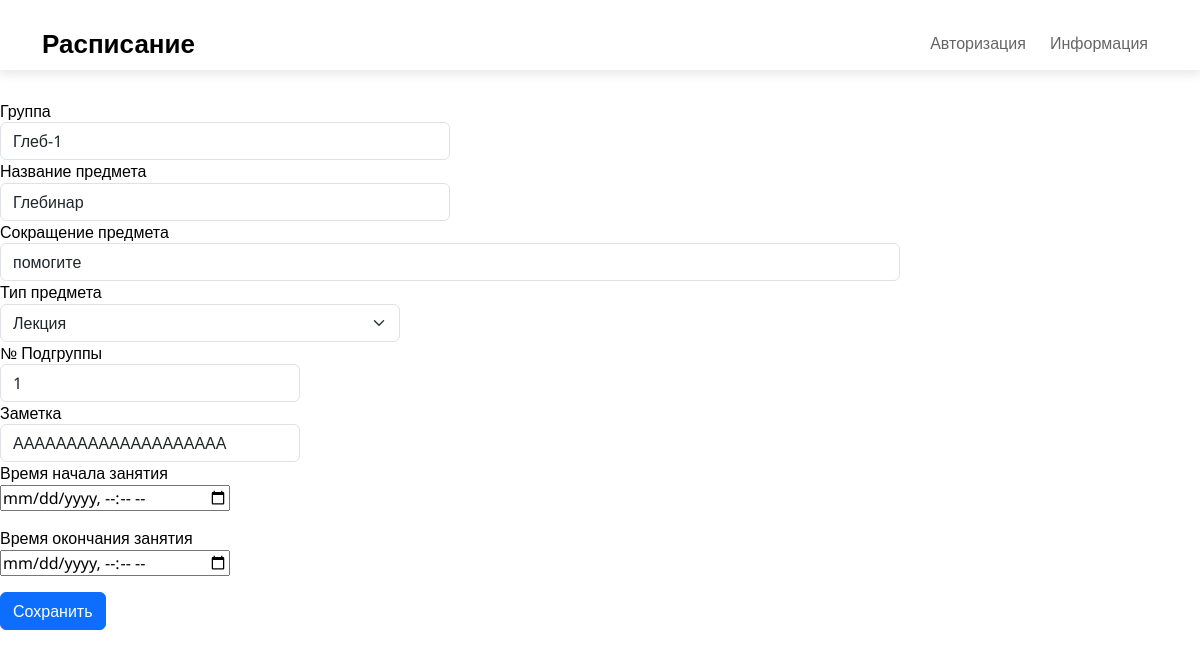
Page /edit/1/ on the committed database.
### app1/models.py (models this page shows)
class StudySession(models.Model):
    group = models.CharField(max_length=10)
    title = models.CharField(max_length=255)
    short_title = models.CharField(default="ПРДМТ",max_length=10, blank=True, null=True)
    session_type = models.PositiveSmallIntegerField(default=0, blank=True, null=True)
    subgroup = models.PositiveSmallIntegerField(default=0, blank=True, null=True)
    comment = models.TextField(default="Здесь могла быть ваша заметка", blank=True, null=True)
    time_start = models.DateTimeField()
    time_end = models.DateTimeField()

### app1/views.py (the view)
# urls.py: path("edit/<int:id>/", edit),
def edit(request, id):
    try:
        studysession = StudySession.objects.get(id=id)
        if request.method == "POST":
            studysession.group = request.POST.get("group")
            studysession.title = request.POST.get("title")
            studysession.short_title = request.POST.get("short_title")
            studysession.session_type = request.POST.get("session_type")
            studysession.subgroup = request.POST.get("subgroup")
            studysession.comment = request.POST.get("comment")
            studysession.time_start = request.POST.get("time_start")
            studysession.time_end = request.POST.get("time_end")
            studysession.save()
            return HttpResponseRedirect("/")
        else:
            return render(request, "html/edit.html", {"studysession": studysession})
    except StudySession.DoesNotExist:
        return HttpResponseNotFound("<h2>StudySession not found</h2>")

### app1/templates/html/edit.html (shortened to what this page needs)
<!DOCTYPE html>
{% load static %}
<html lang="ru">
<head>
	<link rel="stylesheet"  href="/static/styles/bootstrap-reboot.min.css">
	<link rel="stylesheet"  href="/static/styles/bootstrap-grid.min.css">
    <link href="https://cdn.jsdelivr.net/npm/bootstrap@5.3.2/dist/css/bootstrap.min.css" rel="stylesheet">
	<link rel="stylesheet"  href="/static/styles/styles.css">
</head>
<body>
	<nav class="navbar">
		<div class="container">
			<a href="/index.html" class="navbar-brand">Расписание</a>
			<ul class="navbar-menu">
				<li><a href="/index_info.html">Авторизация</a></li>
				<li><a href="/index_info.html">Информация</a></li>
			</ul>
		</div>
	</nav>
    <form method="POST" >
		 <div class="form-row">
           <div class="form-group col-md-6">
               <label for = "GroupName">Группа</label><br>
                    <input type="text" class="form-control" name="group" id = "GroupName" placeholder="{{studysession.group}}" value = "{{studysession.group}}"/>
           </div>
           <div class="form-group col-md-6">
               <label for="TitleName">Название предмета</label><br>
                    <input type="text" class="form-control" name="title" id ="TitleName" placeholder="{{studysession.title}}" value = "{{studysession.title}}"/>
           </div>
           <div class="form-group">
                <label for="inputStitle">Сокращение предмета</label>
                <input type="text" class="form-control" name = "short_title" id="inputStitle" maxlength="15" placeholder="{{studysession.short_title}}" value = "{{studysession.short_title}}"/>
           </div>
           <div class="form-group col-md-4">
                <label for="inputStitle">Тип предмета</label>
                <select class="form-select" required aria-label="select example" id="" name = "session_type">
                        <option value="0">Лекция</option>
                </select>
            </div>
           <div class="form-group col-md-4">
               <label for="SubGroupInput"> № Подгруппы </label><br>
               <input type="number" class="form-control" name="subgroup" id="SubGroupInput" placeholder="{{studysession.subgroup}}" value = "{{studysession.subgroup}}"/>
           </div>
           <div class="form-group col-md-4">
               <label for="CommentInput"> Заметка </label><br>
                <input type="text" class="form-control" name="comment" id="CommentInput" placeholder="{{studysession.comment}}" value = "{{studysession.comment}}"/>
           </div>
           <p>
            <label>Время начала занятия </label><br>
            <input type="datetime-local" name="time_start" value = "{{studysession.time_start}}"/>
        </p>
        <p>
            <label>Время окончания занятия </label><br>
            <input type="datetime-local" name="time_end" value = "{{studysession.time_end}}"/>
        </p>
      </div>
		<input type="submit" value="Сохранить" class="btn btn-primary" />
    </form>
</body>
</html>

### static/styles/styles.css (style rules this page uses)
body { position: relative; font-family: 'Noto Sans', sans-serif; font-size: 16px; line-height: 1.4; color: #000; min-width: 320px; overflow-x: hidden; height: auto; }
.navbar { width: 100%; height: 70px; box-shadow: 0 4px 10px rgba(0, 0, 0, .1); margin-bottom: 30px; }
.navbar .container { height: inherit; display: flex; justify-content: space-between; align-items: center; }
.navbar-menu { list-style-type: none; padding-left: 0; margin-bottom: 0; }
.navbar-menu li { display: inline-block; }
.navbar-menu li a { display: inline-block; color: #000; opacity: 0.6; text-decoration: none; padding: 10px; transition: all .1s ease-in-out; }
.navbar-brand { font-weight: 700; font-size: 26px; text-decoration: none; color: #000; transition: all .1s ease-in-out; }
.form-control { width: 75%; }

### rows in the picture
StudySession: group "Глеб-1", title "Глебинар", short_title "помогите", subgroup "1", comment "АААААААААААААААААААА"
